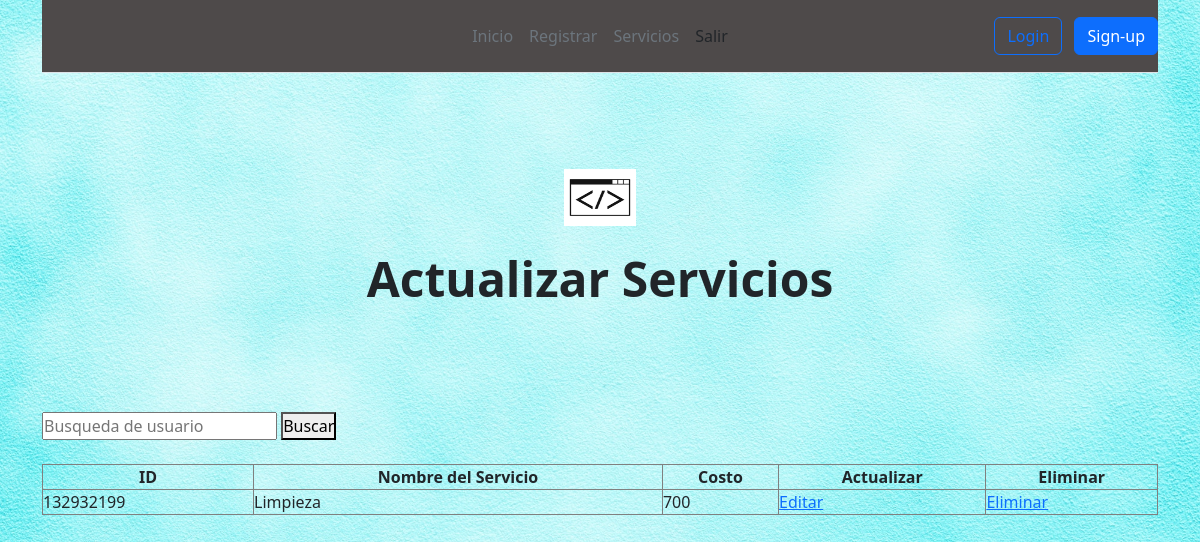
/login3/Servicios/users.php, run on the app's committed database.
### tables this page shows
CREATE TABLE `servicios` (
  `id` int(11) UNSIGNED NOT NULL,
  `firstname` varchar(200) NOT NULL,
  `cost` int(200) NOT NULL
);

### login3/Servicios/users.php (the view, shortened to what this page needs)
<?php
    if(isset($_POST['search']))
    {
        $valueToSearch = $_POST['valueToSearch'];
        $query = "SELECT * FROM servicios WHERE firstname LIKE '%".$valueToSearch."%' OR id LIKE '%".$valueToSearch."%'";
        $result = filterRecord($query);
    }
    else
    {
        $query = "SELECT *FROM servicios";
        $result = filterRecord($query);
    }
    function filterRecord($query)
    {
        include("config.php");
        $filter_result = mysqli_query($mysqli, $query);
        return $filter_result;
    }
?>
<!DOCTYPE html>
<html lang= "en">
<head>
    <link rel="stylesheet" href="style.css">
    <link rel="stylesheet" type= "text/css" href="css/bootstrap.min.css">
    <link rel="stylesheet" href="plugins/sweetalert2.min.css">
</head>
<body>
<div class="container">
    <header class="d-flex flex-wrap align-items-center justify-content-center justify-content-md-between py-3 mb-4 border-bottom">
      <a href="/" class="d-flex align-items-center col-md-3 mb-2 mb-md-0 text-dark text-decoration-none">
        <svg class="bi me-2" width="40" height="32" role="img" aria-label="Bootstrap"><use img ="Imagenes/logo.jgp"></use></svg>
      </a>
      <ul class="nav col-12 col-md-auto mb-2 justify-content-center mb-md-0">
      <li><a href="../home_0.php" class="nav-link px-2 link-secondary">Inicio</a></li>
        <li><a href="registration.php" class="nav-link px-2 link-secondary">Registrar</a></li>
        <li><a href="users.php" class="nav-link px-2 link-secondary">Servicios</a></li>
        <li><a href="../login.html" class="nav-link px-2 link-dark">Salir</a></li>
      </ul>
      <div class="col-md-3 text-end">
        <button type="button" class="btn btn-outline-primary me-2">Login</button>
        <button type="button" class="btn btn-primary">Sign-up</button>
      </div>
    </header>
    </div>
    <div class="px-4 py-5 my-5 text-center">
        <img class="d-block mx-auto mb-4" src="Imagenes/logo.jpg" alt="" width="72" height="57">
        <h1 class="display-5 fw-bold">Actualizar Servicios</h1>
    </div>
    <div class="container">
      <form action = "" method = "POST">
        <input type = "text" placeholder = "Busqueda de usuario" name = "valueToSearch">
        <button type = "submit" class = "signupbtn" name = "Search"> Buscar </button>
              </form>
              <br />
       <div class="row">
           <div class="col-lg-12">
            <table id="tablaUsuarios" class="table-striped table-bordered" style="width:100%">
                <thead class="text-center">
                    <th>ID</th>
                    <th>Nombre del Servicio</th>
                    <th>Costo</th>
                    <th>Actualizar</th>
                    <th>Eliminar</th>
                </thead>
                <tbody>
                <?php
                while($row = mysqli_fetch_array($result))
            {
                echo "<tr>";
                echo "<td>" . $row['id'] . "</td>";
                echo "<td>" . $row['firstname'] . "</td>";
                echo "<td>" . $row['cost'] . "</td>";
                echo "<td><a href = 'edit.php?id_=".$row['firstname']."'>Editar</a></td>";
                echo "<td><a href = 'delete.php?id_=".$row['firstname']."'>Eliminar</a></td>";
                echo "</tr>";
            }
            ?>
          </tbody>
            </table>
           </div>
       </div>
    </div>
</body>
</html>

### login3/Servicios/style.css (style rules this page uses)
* { margin: 0; padding: 0; box-sizing: border-box; }
body { background-image: url("Imagenes/fondo3.jpg"); background-image: no-repeat; background-image: fixed; background-image: center; -webkit-background-size: cover; -moz-background-size: cover; -o-background-size: cover; background-size: cover; }
header { background-color: rgb(78, 74, 74); }

### data on the page
servicios: id "132932199", firstname "Limpieza", cost "700"
